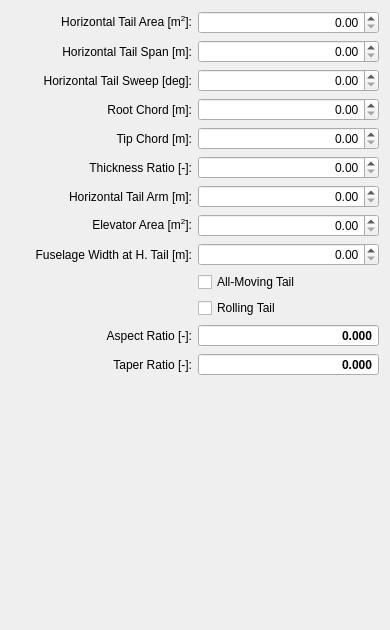
          <widget class="QWidget" name="scrollAreaWidgetContents_4">
           <property name="geometry">
            <rect>
             <x>0</x>
             <y>0</y>
             <width>390</width>
             <height>630</height>
            </rect>
           </property>
           <layout class="QGridLayout" name="gridLayout_14">
            <item row="5" column="1">
             <widget class="QDoubleSpinBox" name="spinBoxHorTailTC">
              <property name="alignment">
               <set>Qt::AlignRight|Qt::AlignTrailing|Qt::AlignVCenter</set>
              </property>
              <property name="maximum">
               <double>1.000000000000000</double>
              </property>
             </widget>
            </item>
            <item row="0" column="1">
             <widget class="QDoubleSpinBox" name="spinBoxHorTailArea">
              <property name="alignment">
               <set>Qt::AlignRight|Qt::AlignTrailing|Qt::AlignVCenter</set>
              </property>
              <property name="decimals">
               <number>2</number>
              </property>
              <property name="maximum">
               <double>9999.989999999999782</double>
              </property>
             </widget>
            </item>
            <item row="9" column="1">
             <widget class="QCheckBox" name="checkBoxHorTailMoving">
              <property name="text">
               <string>All-Moving Tail</string>
              </property>
             </widget>
            </item>
            <item row="12" column="1">
             <widget class="QDoubleSpinBox" name="spinBoxHorTailTR">
              <property name="font">
               <font>
                <weight>75</weight>
                <bold>true</bold>
               </font>
              </property>
              <property name="focusPolicy">
               <enum>Qt::NoFocus</enum>
              </property>
              <property name="alignment">
               <set>Qt::AlignRight|Qt::AlignTrailing|Qt::AlignVCenter</set>
              </property>
              <property name="readOnly">
               <bool>true</bool>
              </property>
              <property name="buttonSymbols">
               <enum>QAbstractSpinBox::NoButtons</enum>
              </property>
              <property name="decimals">
               <number>3</number>
              </property>
             </widget>
            </item>
            <item row="0" column="0">
             <widget class="QLabel" name="labelHorTailArea">
              <property name="text">
               <string>&lt;html&gt;&lt;head/&gt;&lt;body&gt;&lt;p&gt;Horizontal Tail Area [m&lt;span style=&quot; vertical-align:super;&quot;&gt;2&lt;/span&gt;]:&lt;/p&gt;&lt;/body&gt;&lt;/html&gt;</string>
              </property>
              <property name="alignment">
               <set>Qt::AlignRight|Qt::AlignTrailing|Qt::AlignVCenter</set>
              </property>
              <property name="buddy">
               <cstring>spinBoxHorTailArea</cstring>
              </property>
             </widget>
            </item>
            <item row="3" column="0">
             <widget class="QLabel" name="labelHorTailCRoot">
              <property name="text">
               <string>Root Chord [m]:</string>
              </property>
              <property name="alignment">
               <set>Qt::AlignRight|Qt::AlignTrailing|Qt::AlignVCenter</set>
              </property>
              <property name="buddy">
               <cstring>spinBoxHorTailCRoot</cstring>
              </property>
             </widget>
            </item>
            <item row="6" column="0">
             <widget class="QLabel" name="labelHorTailArm">
              <property name="toolTip">
               <string>length from wing 25% MAC to tail 25% MAC</string>
              </property>
              <property name="text">
               <string>Horizontal Tail Arm [m]:</string>
              </property>
              <property name="alignment">
               <set>Qt::AlignRight|Qt::AlignTrailing|Qt::AlignVCenter</set>
              </property>
              <property name="buddy">
               <cstring>spinBoxHorTailArm</cstring>
              </property>
             </widget>
            </item>
            <item row="8" column="0">
             <widget class="QLabel" name="labelHorTailWF">
              <property name="toolTip">
               <string>fuselage width at horizontal tail intersection</string>
              </property>
              <property name="text">
               <string>Fuselage Width at H. Tail [m]:</string>
              </property>
              <property name="alignment">
               <set>Qt::AlignRight|Qt::AlignTrailing|Qt::AlignVCenter</set>
              </property>
              <property name="buddy">
               <cstring>spinBoxHorTailWF</cstring>
              </property>
             </widget>
            </item>
            <item row="7" column="1">
             <widget class="QDoubleSpinBox" name="spinBoxElevArea">
              <property name="alignment">
               <set>Qt::AlignRight|Qt::AlignTrailing|Qt::AlignVCenter</set>
              </property>
             </widget>
            </item>
            <item row="3" column="1">
             <widget class="QDoubleSpinBox" name="spinBoxHorTailCRoot">
              <property name="alignment">
               <set>Qt::AlignRight|Qt::AlignTrailing|Qt::AlignVCenter</set>
              </property>
             </widget>
            </item>
            <item row="8" column="1">
             <widget class="QDoubleSpinBox" name="spinBoxHorTailWF">
              <property name="toolTip">
               <string>fuselage width at horizontal tail intersection</string>
              </property>
              <property name="alignment">
               <set>Qt::AlignRight|Qt::AlignTrailing|Qt::AlignVCenter</set>
              </property>
             </widget>
            </item>
            <item row="7" column="0">
             <widget class="QLabel" name="labelElevArea">
              <property name="text">
               <string>&lt;html&gt;&lt;head/&gt;&lt;body&gt;&lt;p&gt;Elevator Area [m&lt;span style=&quot; vertical-align:super;&quot;&gt;2&lt;/span&gt;]:&lt;/p&gt;&lt;/body&gt;&lt;/html&gt;</string>
              </property>
              <property name="alignment">
               <set>Qt::AlignRight|Qt::AlignTrailing|Qt::AlignVCenter</set>
              </property>
              <property name="buddy">
               <cstring>spinBoxElevArea</cstring>
              </property>
             </widget>
            </item>
            <item row="12" column="0">
             <widget class="QLabel" name="labelHorTailTR">
              <property name="text">
               <string>Taper Ratio [-]:</string>
              </property>
              <property name="alignment">
               <set>Qt::AlignRight|Qt::AlignTrailing|Qt::AlignVCenter</set>
              </property>
             </widget>
            </item>
            <item row="4" column="1">
             <widget class="QDoubleSpinBox" name="spinBoxHorTailCTip">
              <property name="alignment">
               <set>Qt::AlignRight|Qt::AlignTrailing|Qt::AlignVCenter</set>
              </property>
             </widget>
            </item>
            <item row="1" column="1">
             <widget class="QDoubleSpinBox" name="spinBoxHorTailSpan">
              <property name="alignment">
               <set>Qt::AlignRight|Qt::AlignTrailing|Qt::AlignVCenter</set>
              </property>
             </widget>
            </item>
            <item row="2" column="0">
             <widget class="QLabel" name="labelHorTailSweep">
              <property name="text">
               <string>Horizontal Tail Sweep [deg]:</string>
              </property>
              <property name="alignment">
               <set>Qt::AlignRight|Qt::AlignTrailing|Qt::AlignVCenter</set>
              </property>
              <property name="buddy">
               <cstring>spinBoxHorTailSweep</cstring>
              </property>
             </widget>
            </item>
            <item row="4" column="0">
             <widget class="QLabel" name="labelHorTailCTip">
              <property name="text">
               <string>Tip Chord [m]:</string>
              </property>
              <property name="alignment">
               <set>Qt::AlignRight|Qt::AlignTrailing|Qt::AlignVCenter</set>
              </property>
              <property name="buddy">
               <cstring>spinBoxHorTailCTip</cstring>
              </property>
             </widget>
            </item>
            <item row="13" column="1">
             <spacer name="verticalSpacerTailH">
              <property name="orientation">
               <enum>Qt::Vertical</enum>
              </property>
              <property name="sizeHint" stdset="0">
               <size>
                <width>20</width>
                <height>502</height>
               </size>
              </property>
             </spacer>
            </item>
            <item row="5" column="0">
             <widget class="QLabel" name="labelHorTailTC">
              <property name="text">
               <string>Thickness Ratio [-]:</string>
              </property>
              <property name="alignment">
               <set>Qt::AlignRight|Qt::AlignTrailing|Qt::AlignVCenter</set>
              </property>
             </widget>
            </item>
            <item row="1" column="0">
             <widget class="QLabel" name="labelHorTailSpan">
              <property name="text">
               <string>Horizontal Tail Span [m]:</string>
              </property>
              <property name="alignment">
               <set>Qt::AlignRight|Qt::AlignTrailing|Qt::AlignVCenter</set>
              </property>
              <property name="buddy">
               <cstring>spinBoxHorTailSpan</cstring>
              </property>
             </widget>
            </item>
            <item row="2" column="1">
             <widget class="QDoubleSpinBox" name="spinBoxHorTailSweep">
              <property name="alignment">
               <set>Qt::AlignRight|Qt::AlignTrailing|Qt::AlignVCenter</set>
              </property>
              <property name="maximum">
               <double>90.000000000000000</double>
              </property>
             </widget>
            </item>
            <item row="11" column="1">
             <widget class="QDoubleSpinBox" name="spinBoxHorTailAR">
              <property name="font">
               <font>
                <weight>75</weight>
                <bold>true</bold>
               </font>
              </property>
              <property name="focusPolicy">
               <enum>Qt::NoFocus</enum>
              </property>
              <property name="alignment">
               <set>Qt::AlignRight|Qt::AlignTrailing|Qt::AlignVCenter</set>
              </property>
              <property name="readOnly">
               <bool>true</bool>
              </property>
              <property name="buttonSymbols">
               <enum>QAbstractSpinBox::NoButtons</enum>
              </property>
              <property name="decimals">
               <number>3</number>
              </property>
             </widget>
            </item>
            <item row="6" column="1">
             <widget class="QDoubleSpinBox" name="spinBoxHorTailArm">
              <property name="toolTip">
               <string>length from wing 25% MAC to tail 25% MAC</string>
              </property>
              <property name="alignment">
               <set>Qt::AlignRight|Qt::AlignTrailing|Qt::AlignVCenter</set>
              </property>
              <property name="decimals">
               <number>2</number>
              </property>
             </widget>
            </item>
            <item row="11" column="0">
             <widget class="QLabel" name="labelHorTailAR">
              <property name="text">
               <string>Aspect Ratio [-]:</string>
              </property>
              <property name="alignment">
               <set>Qt::AlignRight|Qt::AlignTrailing|Qt::AlignVCenter</set>
              </property>
              <property name="buddy">
               <cstring>spinBoxHorTailAR</cstring>
              </property>
             </widget>
            </item>
            <item row="10" column="1">
             <widget class="QCheckBox" name="checkBoxHorTailRolling">
              <property name="text">
               <string>Rolling Tail</string>
              </property>
             </widget>
            </item>
           </layout>
          </widget>
